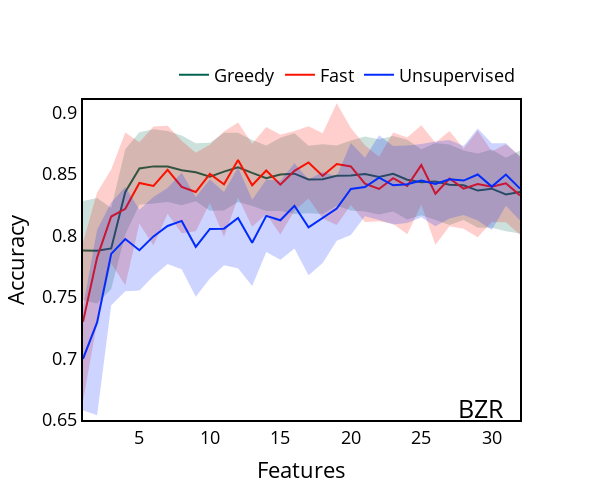

Notebook code for this chart:
### Code cell
BZR_g["y_upper"] = BZR_g["accuracy_contribution"] + BZR_g["accuracy_contribution_std"]
BZR_g["y_lower"] = BZR_g["accuracy_contribution"] - BZR_g["accuracy_contribution_std"]

BZR_f["y_upper"] = BZR_f["accuracy_contribution"] + BZR_f["accuracy_contribution_std"]
BZR_f["y_lower"] = BZR_f["accuracy_contribution"] - BZR_f["accuracy_contribution_std"]

BZR_u["y_upper"] = BZR_u["accuracy_contribution"] + BZR_u["accuracy_contribution_std"]
BZR_u["y_lower"] = BZR_u["accuracy_contribution"] - BZR_u["accuracy_contribution_std"]

x_g = [i+1 for i in BZR_g.index.tolist()]
y_g = BZR_g["accuracy_contribution"].tolist()
y_upper_g = BZR_g["y_upper"].tolist()
y_lower_g = BZR_g["y_lower"].tolist()

x_f = [i+1 for i in BZR_f.index.tolist()]
y_f = BZR_f["accuracy_contribution"].tolist()
y_upper_f = BZR_f["y_upper"].tolist()
y_lower_f = BZR_f["y_lower"].tolist()

x_u = [i+1 for i in BZR_u.index.tolist()]
y_u = BZR_u["accuracy_contribution"].tolist()
y_upper_u = BZR_u["y_upper"].tolist()
y_lower_u = BZR_u["y_lower"].tolist()


fig = go.Figure([
    go.Scatter(
        x=x_g,
        y=y_g,
        line=dict(color='rgb(0,100,80)'),
        mode='lines',
        name="Greedy"
    ),
    go.Scatter(
        x=x_g+x_g[::-1], # x, then x reversed
        y=y_upper_g+y_lower_g[::-1], # upper, then lower reversed
        fill='toself',
        fillcolor='rgba(0,100,80,0.2)',
        line=dict(color='rgba(255,255,255,0)'),
        hoverinfo="skip",
        showlegend=False
    ),

    go.Scatter(
        x=x_f,
        y=y_f,
        line=dict(color='rgb(250, 17, 0)'),
        mode='lines',
        name="Fast"
    ),
    go.Scatter(
        x=x_f+x_f[::-1], # x, then x reversed
        y=y_upper_f+y_lower_f[::-1], # upper, then lower reversed
        fill='toself',
        fillcolor='rgba(250, 17, 0,0.2)',
        line=dict(color='rgba(235, 37, 23,0)'),
        hoverinfo="skip",
        showlegend=False
    ),

    go.Scatter(
        x=x_u,
        y=y_u,
        line=dict(color='rgb(3, 44, 252)'),
        mode='lines',
        name="Unsupervised"
    ),
    go.Scatter(
        x=x_u+x_u[::-1], # x, then x reversed
        y=y_upper_u+y_lower_u[::-1], # upper, then lower reversed
        fill='toself',
        fillcolor='rgba(3, 44, 252,0.2)',
        line=dict(color='rgba(3, 44, 252,0)'),
        hoverinfo="skip",
        showlegend=False
    )
])


# Update figure layout
fig.update_layout(title={'text':'BZR', 'y':0.2, 'x':0.8,'xanchor': 'center','yanchor': 'top'})
fig.update_layout(paper_bgcolor='white')
fig.update_layout(plot_bgcolor='white')
fig.update_yaxes(color='black')
fig.update_layout(
    yaxis = dict(
        title = "Accuracy",
        zeroline=True,
        showline = True,
        linecolor = 'black',
        mirror=True,
        linewidth = 2
    ),
    xaxis = dict(
        title = "Features",
        mirror=True,
        zeroline=True,
        showline = True,
        linecolor = 'black',
        linewidth = 2
    ),
    width=600,
    height=500,
    font=dict(
    size=18,
    color="black")  
)
fig.update_layout(showlegend=True)
fig.update_layout(yaxis_range=[0.65,0.91])
fig.update_xaxes(showgrid=False, gridwidth=0.5, gridcolor='#e3e1e1')
fig.update_yaxes(showgrid=False, gridwidth=0.5, gridcolor='grey')
fig.update_traces(marker_line_color='black', marker_line_width=1.0, opacity=1.0)

fig.update_layout(legend=dict(
    orientation="h",
    yanchor="bottom",
    y=1.02,
    xanchor="right",
    x=1
))

fig.show()

### Figure 1 — Plotly figure (JSON) as saved in the notebook; plotly's stock layout.template omitted (floating-point values rounded to 4 significant figures)
{"data": [{"line": {"color": "rgb(0,100,80)"}, "marker": {"line": {"color": "black", "width": 1}}, "mode": "lines", "name": "Greedy", "opacity": 1, "type": "scatter", "x": [1, 2, 3, 4, 5, 6, 7, 8, 9, 10, 11, 12, 13, 14, 15, 16, 17, 18, 19, 20, 21, 22, 23, 24, 25, 26, 27, 28, 29, 30, 31, 32], "y": [0.7876, 0.7875, 0.7894, 0.8353, 0.8543, 0.8561, 0.8559, 0.8529, 0.8513, 0.8476, 0.8518, 0.8553, 0.8507, 0.8465, 0.8495, 0.8502, 0.8455, 0.8457, 0.8485, 0.8486, 0.8498, 0.8475, 0.8501, 0.8452, 0.8431, 0.8439, 0.8411, 0.8407, 0.8364, 0.838, 0.8332, 0.8352]}, {"fill": "toself", "fillcolor": "rgba(0,100,80,0.2)", "hoverinfo": "skip", "line": {"color": "rgba(255,255,255,0)"}, "marker": {"line": {"color": "black", "width": 1}}, "opacity": 1, "showlegend": false, "type": "scatter", "x": [1, 2, 3, 4, 5, 6, 7, 8, 9, 10, 11, 12, 13, 14, 15, 16, 17, 18, 19, 20, 21, 22, 23, 24, 25, 26, 27, 28, 29, 30, 31, 32, 32, 31, 30, 29, 28, 27, 26, 25, 24, 23, 22, 21, 20, 19, 18, 17, 16, 15, 14, 13, 12, 11, 10, 9, 8, 7, 6, 5, 4, 3, 2, 1], "y": [0.828, 0.8305, 0.8223, 0.87, 0.8837, 0.8863, 0.8847, 0.8812, 0.8749, 0.8753, 0.8835, 0.8834, 0.8775, 0.8731, 0.8793, 0.883, 0.8729, 0.874, 0.873, 0.8771, 0.8803, 0.8782, 0.8808, 0.8776, 0.8699, 0.8751, 0.8738, 0.869, 0.8666, 0.8698, 0.863, 0.8689, 0.8016, 0.8034, 0.8061, 0.8062, 0.8125, 0.8084, 0.8126, 0.8163, 0.8129, 0.8193, 0.8169, 0.8194, 0.8202, 0.8241, 0.8173, 0.8181, 0.8173, 0.8197, 0.8199, 0.824, 0.8272, 0.8201, 0.8199, 0.8277, 0.8246, 0.8271, 0.8258, 0.825, 0.8006, 0.7565, 0.7446, 0.7472]}, {"line": {"color": "rgb(250, 17, 0)"}, "marker": {"line": {"color": "black", "width": 1}}, "mode": "lines", "name": "Fast", "opacity": 1, "type": "scatter", "x": [1, 2, 3, 4, 5, 6, 7, 8, 9, 10, 11, 12, 13, 14, 15, 16, 17, 18, 19, 20, 21, 22, 23, 24, 25, 26, 27, 28, 29, 30, 31, 32], "y": [0.7298, 0.782, 0.8153, 0.8216, 0.8426, 0.8402, 0.8533, 0.8393, 0.8352, 0.85, 0.8415, 0.8612, 0.8407, 0.8527, 0.8413, 0.8525, 0.8593, 0.8484, 0.8579, 0.856, 0.8421, 0.8377, 0.8464, 0.8402, 0.8571, 0.8339, 0.8462, 0.838, 0.8418, 0.8396, 0.8423, 0.8325]}, {"fill": "toself", "fillcolor": "rgba(250, 17, 0,0.2)", "hoverinfo": "skip", "line": {"color": "rgba(235, 37, 23,0)"}, "marker": {"line": {"color": "black", "width": 1}}, "opacity": 1, "showlegend": false, "type": "scatter", "x": [1, 2, 3, 4, 5, 6, 7, 8, 9, 10, 11, 12, 13, 14, 15, 16, 17, 18, 19, 20, 21, 22, 23, 24, 25, 26, 27, 28, 29, 30, 31, 32, 32, 31, 30, 29, 28, 27, 26, 25, 24, 23, 22, 21, 20, 19, 18, 17, 16, 15, 14, 13, 12, 11, 10, 9, 8, 7, 6, 5, 4, 3, 2, 1], "y": [0.7942, 0.8349, 0.8534, 0.8837, 0.8757, 0.8886, 0.889, 0.8769, 0.8671, 0.8737, 0.8843, 0.8916, 0.8744, 0.8881, 0.8818, 0.8849, 0.8886, 0.8831, 0.9074, 0.8872, 0.8733, 0.8639, 0.8835, 0.8795, 0.8894, 0.8753, 0.8849, 0.8705, 0.8852, 0.8685, 0.8741, 0.8644, 0.8006, 0.8106, 0.8108, 0.7984, 0.8054, 0.8075, 0.7925, 0.8248, 0.8009, 0.8094, 0.8115, 0.8108, 0.8248, 0.8084, 0.8137, 0.83, 0.82, 0.8007, 0.8174, 0.8071, 0.8308, 0.7987, 0.8263, 0.8034, 0.8018, 0.8175, 0.7918, 0.8095, 0.7595, 0.7772, 0.7291, 0.6654]}, {"line": {"color": "rgb(3, 44, 252)"}, "marker": {"line": {"color": "black", "width": 1}}, "mode": "lines", "name": "Unsupervised", "opacity": 1, "type": "scatter", "x": [1, 2, 3, 4, 5, 6, 7, 8, 9, 10, 11, 12, 13, 14, 15, 16, 17, 18, 19, 20, 21, 22, 23, 24, 25, 26, 27, 28, 29, 30, 31, 32], "y": [0.6997, 0.7292, 0.785, 0.797, 0.788, 0.7992, 0.8077, 0.8117, 0.7907, 0.8052, 0.8055, 0.8142, 0.794, 0.8158, 0.8123, 0.824, 0.8066, 0.8145, 0.8219, 0.8377, 0.8393, 0.847, 0.8407, 0.8415, 0.8445, 0.8418, 0.8456, 0.8445, 0.8495, 0.8396, 0.8495, 0.838]}, {"fill": "toself", "fillcolor": "rgba(3, 44, 252,0.2)", "hoverinfo": "skip", "line": {"color": "rgba(3, 44, 252,0)"}, "marker": {"line": {"color": "black", "width": 1}}, "opacity": 1, "showlegend": false, "type": "scatter", "x": [1, 2, 3, 4, 5, 6, 7, 8, 9, 10, 11, 12, 13, 14, 15, 16, 17, 18, 19, 20, 21, 22, 23, 24, 25, 26, 27, 28, 29, 30, 31, 32, 32, 31, 30, 29, 28, 27, 26, 25, 24, 23, 22, 21, 20, 19, 18, 17, 16, 15, 14, 13, 12, 11, 10, 9, 8, 7, 6, 5, 4, 3, 2, 1], "y": [0.7415, 0.8045, 0.8268, 0.8393, 0.8207, 0.8313, 0.8385, 0.851, 0.8312, 0.8454, 0.8352, 0.8551, 0.829, 0.8452, 0.8443, 0.8587, 0.8454, 0.8514, 0.848, 0.8751, 0.8632, 0.8814, 0.8726, 0.873, 0.8743, 0.8763, 0.8775, 0.8726, 0.8867, 0.8749, 0.8749, 0.864, 0.812, 0.824, 0.8043, 0.8122, 0.8165, 0.8138, 0.8073, 0.8148, 0.81, 0.8088, 0.8126, 0.8155, 0.8003, 0.7957, 0.7776, 0.7677, 0.7894, 0.7802, 0.7865, 0.759, 0.7733, 0.7758, 0.765, 0.7502, 0.7725, 0.7768, 0.7671, 0.7552, 0.7547, 0.7431, 0.6539, 0.6579]}], "layout": {"font": {"color": "black", "size": 18}, "height": 500, "legend": {"orientation": "h", "x": 1, "xanchor": "right", "y": 1.02, "yanchor": "bottom"}, "paper_bgcolor": "white", "plot_bgcolor": "white", "showlegend": true, "title": {"text": "BZR", "x": 0.8, "xanchor": "center", "y": 0.2, "yanchor": "top"}, "width": 600, "xaxis": {"autorange": true, "gridcolor": "#e3e1e1", "gridwidth": 0.5, "linecolor": "black", "linewidth": 2, "mirror": true, "range": [1, 32], "showgrid": false, "showline": true, "title": {"text": "Features"}, "type": "linear", "zeroline": true}, "yaxis": {"color": "black", "gridcolor": "grey", "gridwidth": 0.5, "linecolor": "black", "linewidth": 2, "mirror": true, "range": [0.65, 0.91], "showgrid": false, "showline": true, "title": {"text": "Accuracy"}, "type": "linear", "zeroline": true}}}
